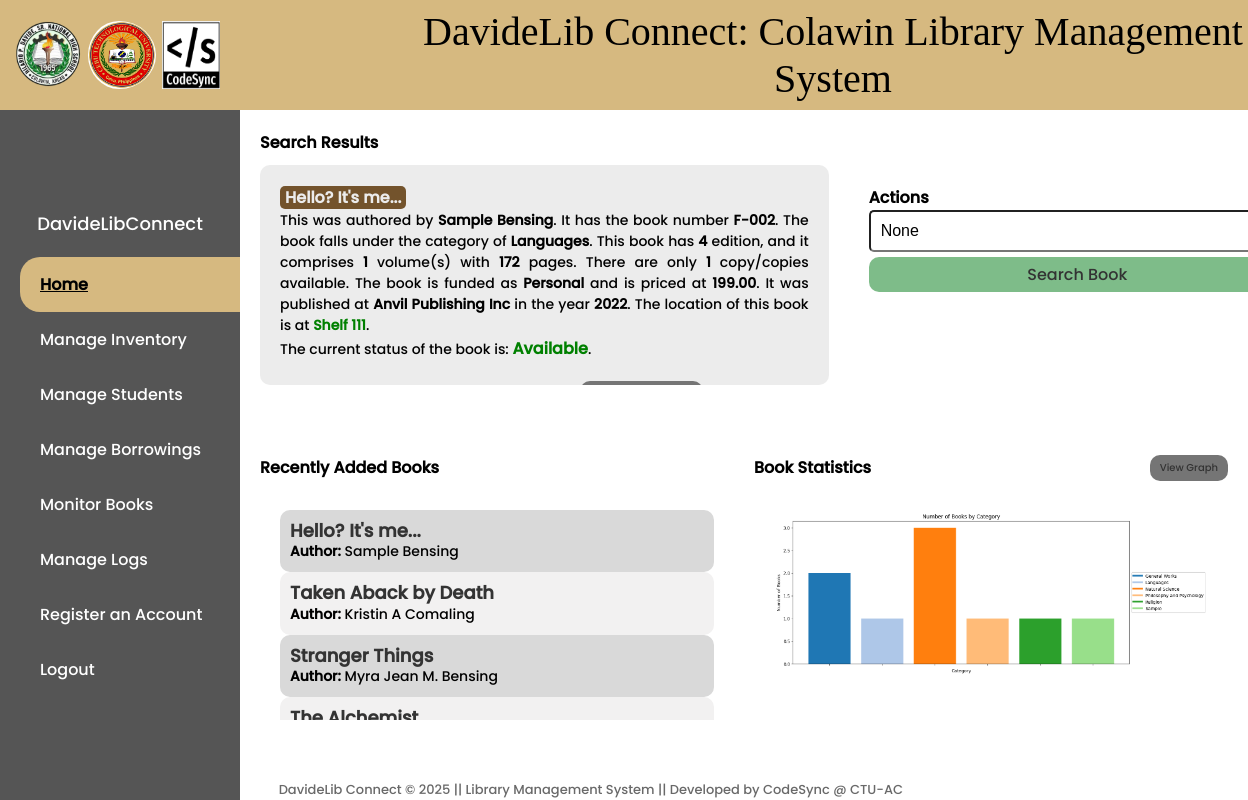
The app's page /home/?book_number=F-002 (signed in), older data.
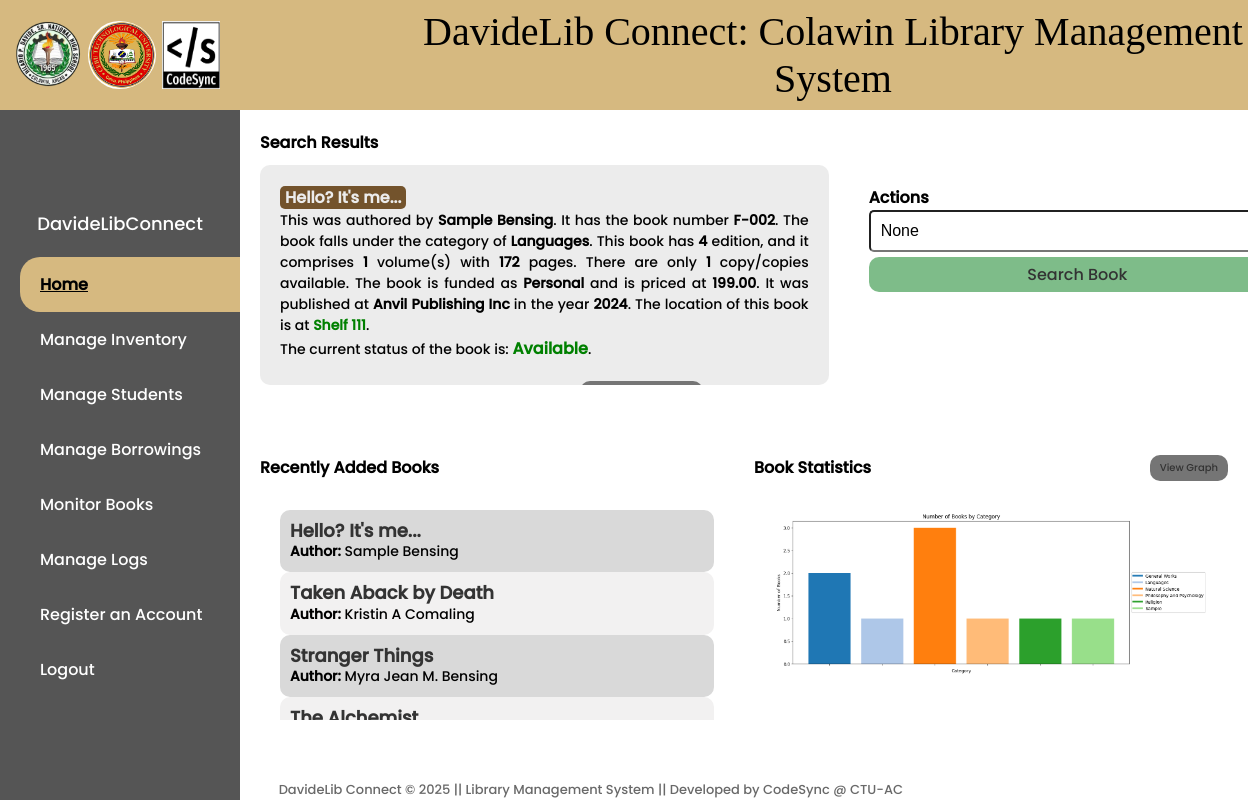
The same page, newer data.
### library/models.py (models this page shows, shortened)
class BookInventory(models.Model):
    book_number = models.CharField(max_length=10, primary_key=True)
    record_date = models.DateTimeField(auto_now_add=True)
    class_field = models.CharField(max_length=100, blank=True, null=True)
    author = models.CharField(max_length=200, blank=True, null=True)
    book_title = models.CharField(max_length=200)
    edition = models.CharField(max_length=50, blank=True, null=True)
    volume = models.CharField(max_length=50, blank=True, null=True)
    pages = models.IntegerField(blank=True, null=True)
    quantity = models.PositiveIntegerField(default=1)
    fund_source = models.CharField(max_length=100, blank=True, null=True)
    price = models.DecimalField(max_digits=10, decimal_places=2, blank=True, null=True)
    publisher = models.CharField(max_length=200, blank=True, null=True)
    year = models.IntegerField(blank=True, null=True)
    remark = models.TextField(blank=True, null=True)
    category = models.ForeignKey(Category, on_delete=models.CASCADE)
    location = models.TextField(blank=True, null=True)
    qr_code = models.ImageField(upload_to='qr_codes/', blank=True, null=True)

class Category(models.Model):
    name = models.CharField(max_length=100, unique=True)

### library/views.py (the view)
# urls.py: 2. Add a URL to urlpatterns:  path('', views.home, name='home')
@login_required
def home(request):
    query = request.GET.get('q')
    book_number = request.GET.get('book_number')  # Get book number from query params
    books = BookInventory.objects.all()
    if not request.user.is_authenticated:
        return redirect('directory')
    if query:
        books = books.filter(
            Q(book_title__icontains=query) |
            Q(author__icontains=query) |
            Q(book_number__icontains=query)
        )
    for book in books:
        try:
            latest_borrow_slip = BorrowSlip.objects.filter(book_number=book.book_number).order_by('-date_borrow').first()
            current_date = timezone.now().date()
            if latest_borrow_slip:
                if latest_borrow_slip.due_date.date() < current_date and not latest_borrow_slip.returned:
                    book.status = 'Overdue'
                elif latest_borrow_slip.returned:
                    book.status = 'Returned'
                else:
                    book.status = 'Borrowed'
            else:
                book.status = 'Available'
        except BorrowSlip.DoesNotExist:
            book.status = 'Available'
    recent_books = BookInventory.objects.order_by('-record_date')[:10]
    for book in recent_books:
        try:
            latest_borrow_slip = BorrowSlip.objects.filter(book_number=book.book_number).order_by('-date_borrow').first()
            current_date = timezone.now().date()
            if latest_borrow_slip:
                if latest_borrow_slip.due_date.date() < current_date and not latest_borrow_slip.returned:
                    book.status = 'Overdue'
                elif latest_borrow_slip.returned:
                    book.status = 'Returned'
                else:
                    book.status = 'Borrowed'
            else:
                book.status = 'Available'
        except BorrowSlip.DoesNotExist:
            book.status = 'Available'
    book_detail = None
    if book_number:
        book_detail = get_object_or_404(BookInventory, book_number=book_number)
        try:
            latest_borrow_slip = BorrowSlip.objects.filter(book_number=book_number).order_by('-date_borrow').first()
            current_date = timezone.now().date()
            if latest_borrow_slip:
                if latest_borrow_slip.due_date.date() < current_date and not latest_borrow_slip.returned:
                    book_detail.status = 'Overdue'
                elif latest_borrow_slip.returned:
                    book_detail.status = 'Returned'
                else:
                    book_detail.status = 'Borrowed'
            else:
                book_detail.status = 'Available'
        except BorrowSlip.DoesNotExist:
            book_detail.status = 'Available'
    category_counts = BookInventory.objects.values('category__name').annotate(count=Count('book_number')).order_by('category__name')
    categories = [entry['category__name'] for entry in category_counts]
    counts = [entry['count'] for entry in category_counts]
    colors = plt.get_cmap('tab20').colors  # Use a colormap with enough distinct colors
    category_colors = dict(zip(categories, colors))
    plt.figure(figsize=(14, 6))  # Increase figure width to accommodate legend
    bars = plt.bar(range(len(categories)), counts, color=[category_colors[cat] for cat in categories])
    plt.xlabel('Category')
    plt.ylabel('Number of Books')
    plt.title('Number of Books by Category')
    plt.xticks(range(len(categories)), [''] * len(categories))  # Empty labels for now
    handles = [plt.Line2D([0], [0], color=color, lw=4) for color in category_colors.values()]
    plt.legend(handles, category_colors.keys(), loc='center left', bbox_to_anchor=(1, 0.5))
    buffer = BytesIO()
    plt.savefig(buffer, format='png', bbox_inches='tight')
    buffer.seek(0)
    image_png = buffer.getvalue()
    buffer.close()
    graph = base64.b64encode(image_png).decode('utf-8')
    return render(request, 'library/home.html', {
        'books': books,
        'query': query,
        'recent_books': recent_books,
        'book_detail': book_detail,
        'graph': graph,  # Pass the graph image to the template
    })

### library/context_processors.py (called while the page is built)
def navbar_context(request):
    username = None
    if request.user.is_authenticated:
        username = request.user.username
    return {'username': username}

### library/templates/library/home.html (shortened to what the changed rows need)
{% extends 'main.html' %}
{% load static %}
{% block content %}
<div class="main-content">
    <div class="container-wrapper">
        <div class="first-container">
            {% if book_detail %}
                <strong style="background-color: #73532C; color:#ECECEC; border-radius: 5px; padding-left: 5px; padding-right: 5px; ">{{ book_detail.book_title }}</strong>
                <div class="book-details">
                    <p style="text-align: justify;">This was authored by <strong>{{ book_detail.author }}</strong>.
                        It has the book number <strong>{{ book_detail.book_number }}</strong>. The book falls under the category of
                        <strong>{{ book_detail.category.name }}</strong>. This book has <strong>{{ book_detail.edition }}</strong> edition, and it comprises
                        <strong>{{ book_detail.volume }}</strong> volume(s) with <strong>{{ book_detail.pages }}</strong> pages.
                        There are only <strong>{{ book_detail.quantity }}</strong> copy/copies available. The book is funded as <strong>{{ book_detail.fund_source }}</strong>
                        and is priced at <strong>{{ book_detail.price }}</strong>. It was published at <strong>{{ book_detail.publisher }}</strong> in the year
                        <strong>{{ book_detail.year }}</strong>. The location of this book is at <strong style="color: green;">{{ book_detail.location }}</strong>.
                        <p>The current status of the book is:
                        {% if book_detail.status == 'Returned' %}
                            <span class="book-status status-available">Available</span>.
                        {% elif book_detail.status == 'Borrowed' %}
                            <span class="book-status status-ongoing">Ongoing Borrowing</span>.
                        {% elif book_detail.status == 'Overdue' %}
                            <span class="book-status status-pending">Pending for return</span>.
                        {% else %}
                            <span class="book-status status-available">Available</span>.
                        {% endif %}
                        </p>
                </div>
                <div class="button-container" style="padding-top: 20px; padding-left: 300px; gap: 10px;">
                    <a href="{% url 'home' %}?q={{ query }}" class="search-button" style="text-decoration: none; background-color: #757575;">Back to Search Results</a>
                </div>
            {% endif %}
        </div>
    </div>
<div class="bottom-container-wrapper">
    <div class="section-wrapper">
            <div class="bottom-container">
                {% for recent_book in recent_books %}
                    <a href="{% url 'home' %}?book_number={{ recent_book.book_number }}"
                    class="book-item {% if forloop.counter|divisibleby:2 %}even-row{% else %}odd-row{% endif %}"
                    style="text-decoration: none; color: black;">
                        <div class="book-title">
                            {{ recent_book.book_title }}
                        </div>
                        <div class="book-details">
                            <strong>Author:</strong> {{ recent_book.author }}<br>
                        </div>
                    </a>
                {% endfor %}
            </div>
    </div>
</div>
{% endblock content %}

Row changes from the older to the newer data that the page shows:
changed BookInventory "Sample Bensing": year "2022" → "2024"
